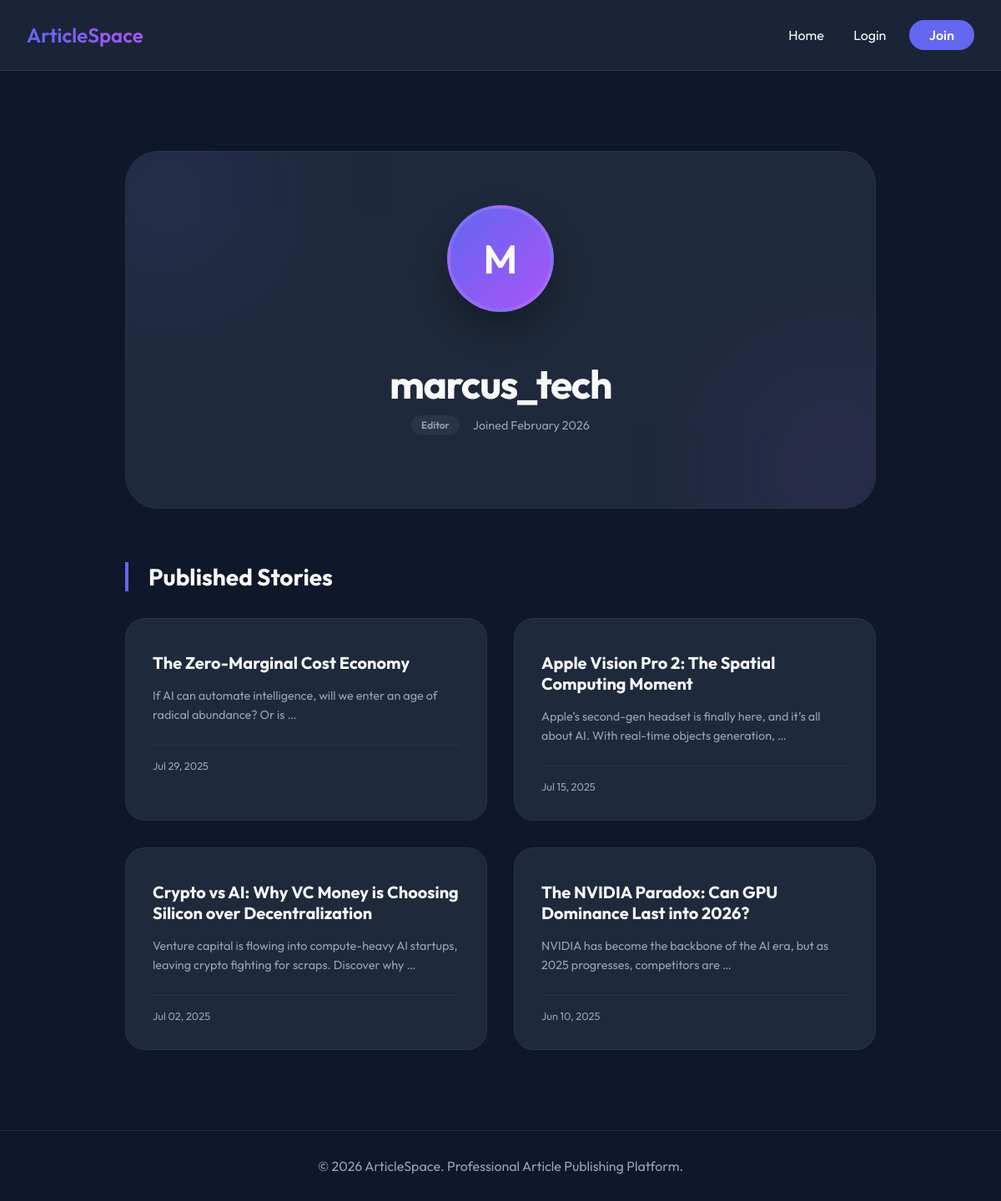
The app's page /api/v1/auth/profile/marcus_tech/ with its own data.
### apps/accounts/models.py (models this page shows, shortened)
class User(AbstractUser):
    ADMIN = 'ADMIN'
    EDITOR = 'EDITOR'
    VIEWER = 'VIEWER'
    ROLE_CHOICES = [
        (ADMIN, 'Admin'),
        (EDITOR, 'Editor'),
        (VIEWER, 'Viewer'),
    ]
    role = models.CharField(
        max_length=10,
        choices=ROLE_CHOICES,
        default=VIEWER,
    )

### apps/articles/models.py (models this page shows, shortened)
class Article(models.Model):
    DRAFT = 'DRAFT'
    PUBLISHED = 'PUBLISHED'
    STATUS_CHOICES = [
        (DRAFT, 'Draft'),
        (PUBLISHED, 'Published'),
    ]
    title = models.CharField(max_length=200)
    slug = models.SlugField(max_length=200, unique=True)
    content = models.TextField()
    image = models.ImageField(upload_to='articles/', null=True, blank=True)
    author = models.ForeignKey(
        settings.AUTH_USER_MODEL,
        on_delete=models.CASCADE,
        related_name='articles'
    )
    status = models.CharField(
        max_length=10,
        choices=STATUS_CHOICES,
        default=DRAFT
    )
    created_at = models.DateTimeField(auto_now_add=True)
    updated_at = models.DateTimeField(auto_now=True)
    published_at = models.DateTimeField(null=True, blank=True)
    class Meta:
        ordering = ['-created_at']

### apps/accounts/views.py (the view)
# urls.py: path('profile/<str:username>/', ProfileView.as_view(), name='profile'),
class ProfileView(DetailView):
    model = User
    template_name = 'accounts/profile.html'
    context_object_name = 'profile_user'
    slug_field = 'username'
    slug_url_kwarg = 'username'
    def get_context_data(self, **kwargs):
        context = super().get_context_data(**kwargs)
        context['articles'] = Article.objects.filter(
            author=self.get_object(),
            status=Article.PUBLISHED
        ).order_by('-created_at')
        return context

### templates/accounts/profile.html (shortened to what this page needs)
{% extends 'base.html' %}
{% block content %}
<div style="max-width: 900px; margin: 4rem auto;">
    <div style="display: flex; flex-direction: column; align-items: center; text-align: center; margin-bottom: 4rem; padding: 4rem; background: var(--card-bg); border-radius: 2.5rem; border: 1px solid rgba(255,255,255,0.05); position: relative; overflow: hidden;">
        <div style="position: absolute; top: -50px; left: -50px; width: 200px; height: 200px; background: var(--primary); filter: blur(100px); opacity: 0.15;"></div>
        <div style="position: absolute; bottom: -50px; right: -50px; width: 200px; height: 200px; background: var(--secondary); filter: blur(100px); opacity: 0.15;"></div>
        <div style="width: 120px; height: 120px; background: linear-gradient(135deg, var(--primary), var(--secondary)); border-radius: 50%; display: flex; align-items: center; justify-content: center; font-size: 3rem; font-weight: 600; margin-bottom: 1.5rem; border: 4px solid rgba(255,255,255,0.1); box-shadow: 0 20px 40px rgba(0,0,0,0.3);">
            {{ profile_user.username.0|upper }}
        </div>
        <h1 style="font-size: 3rem; margin-bottom: 0.5rem; letter-spacing: -1.5px;">{{ profile_user.username }}</h1>
        <div style="display: flex; gap: 1rem; align-items: center; margin-bottom: 1.5rem;">
            <span class="status-pill {% if profile_user.role == 'ADMIN' %}status-published{% elif profile_user.role == 'EDITOR' %}status-draft{% else %}status-published{% endif %}" style="background: rgba(255,255,255,0.05); color: var(--text-muted);">
                {{ profile_user.get_role_display }}
            </span>
            <span style="color: var(--text-muted); font-size: 0.9rem;">Joined {{ profile_user.date_joined|date:"F Y" }}</span>
        </div>
    </div>
    {% if profile_user.role != 'VIEWER' %}
    <h2 style="font-size: 1.75rem; margin-bottom: 2rem; border-left: 4px solid var(--primary); padding-left: 1.5rem;">Published Stories</h2>
    <div style="display: grid; grid-template-columns: repeat(auto-fit, minmax(280px, 1fr)); gap: 2rem;">
        {% for article in articles %}
        <a href="{% url 'article_detail' article.slug %}" style="background: var(--card-bg); padding: 2rem; border-radius: 1.5rem; border: 1px solid rgba(255,255,255,0.05); transition: transform 0.3s; text-decoration: none; color: inherit; display: block;">
            <h3 style="margin: 0.5rem 0 1rem; font-size: 1.25rem;">{{ article.title }}</h3>
            <p style="color: var(--text-muted); font-size: 0.9rem; line-height: 1.6; margin-bottom: 1.5rem;">{{ article.content|truncatewords:15 }}</p>
            <div style="color: var(--text-muted); font-size: 0.8rem; padding-top: 1rem; border-top: 1px solid rgba(255,255,255,0.05);">
                {{ article.created_at|date:"M d, Y" }}
            </div>
        </a>
        {% empty %}
        <div style="grid-column: 1/-1; text-align: center; padding: 4rem; color: var(--text-muted); background: rgba(255,255,255,0.02); border-radius: 1.5rem; border: 2px dashed rgba(255,255,255,0.05);">
            No stories published yet.
        </div>
        {% endfor %}
    </div>
    {% endif %}
</div>
{% endblock %}

### static/css/style.css (style rules this page uses)
html { scroll-behavior: smooth; }
:root { --primary: #6366f1; --secondary: #a855f7; --bg: #0f172a; --card-bg: #1e293b; --text: #f8fafc; --text-muted: #94a3b8; }
body { font-family: 'Outfit', sans-serif; background-color: var(--bg); color: var(--text); margin: 0; padding: 0; display: flex; flex-direction: column; min-height: 100vh; }
.status-pill { padding: 0.25rem 0.75rem; border-radius: 999px; font-size: 0.75rem; font-weight: 600; }
.status-draft { background: rgba(245, 158, 11, 0.1); color: #f59e0b; }

### records on screen
User: username.0 "M", username "marcus_tech", role "Editor", date_joined "February 2026"
Article: title "The Zero-Marginal Cost Economy", content "If AI can automate intelligence, will we enter an age of radical abundance? Or is …", created_at "Jul 29, 2025"
Article: title "Apple Vision Pro 2: The Spatial Computing Moment", content "Apple’s second-gen headset is finally here, and it’s all about AI. With real-time objects generation, …", created_at "Jul 15, 2025"
Article: title "Crypto vs AI: Why VC Money is Choosing Silicon over Decentralization", content "Venture capital is flowing into compute-heavy AI startups, leaving crypto fighting for scraps. Discover why …", created_at "Jul 02, 2025"
Article: title "The NVIDIA Paradox: Can GPU Dominance Last into 2026?", content "NVIDIA has become the backbone of the AI era, but as 2025 progresses, competitors are …", created_at "Jun 10, 2025"
